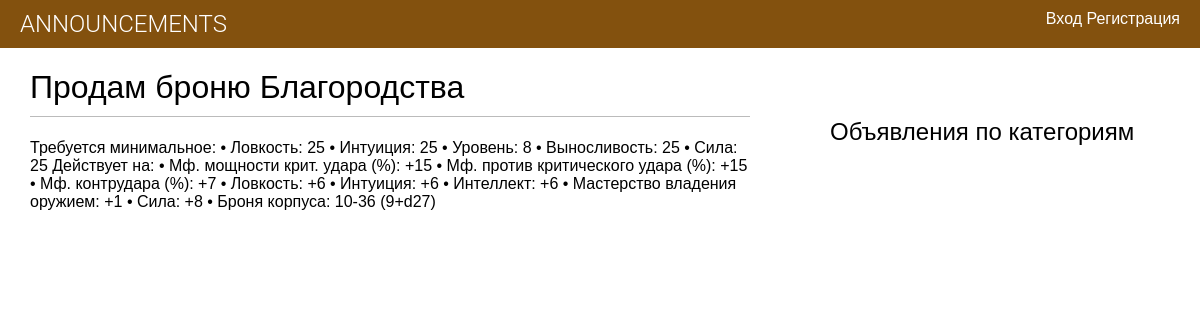
The page /4/ on the database as committed earlier.
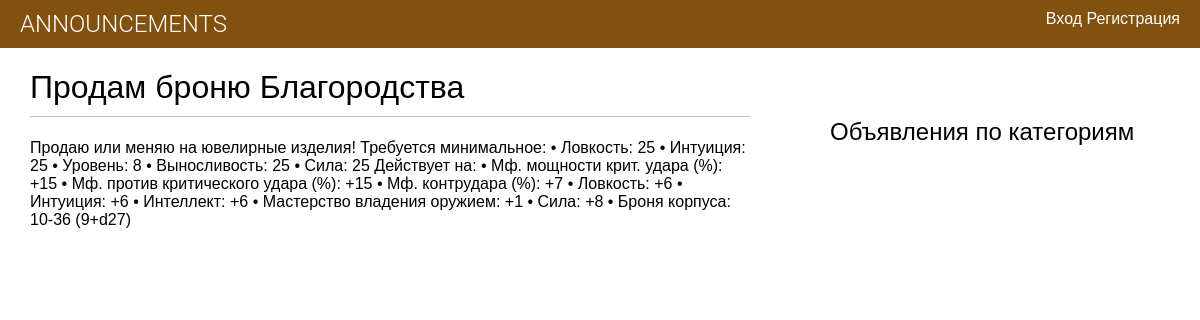
The same page on the database as committed later.
### board/models.py (models this page shows, shortened)
class Announcement(models.Model):
    title = models.CharField(max_length=250)
    author = models.ForeignKey(User, on_delete=models.CASCADE, related_name='person')
    text = models.TextField()
    image = models.ImageField(blank=True, upload_to='images/%Y/%m/%d/')
    url = models.URLField(blank=True)
    publish = models.DateTimeField(default=timezone.now)
    created = models.DateTimeField(auto_now_add=True)
    updated = models.DateTimeField(auto_now=True)
    category = models.ForeignKey('Category', on_delete=models.PROTECT, null=True, verbose_name='Категория',
                                 related_name='cats')
    class Meta:
        ordering = ['-publish']
        indexes = [models.Index(fields=['-publish'])]

### board/views.py (the view, shortened to what this page needs)
# urls.py: path('<int:pk>/', PostDetail.as_view(), name='announcement_detail'),
class PostDetail(DetailView):
    model = Announcement
    template_name = 'announcement/detail.html'
    def get_context_data(self, **kwargs):
        context = super().get_context_data(**kwargs)
        context['category'] = self.object.category
        return context

### board/templates/announcement/detail.html (shortened to what this page needs)
{% extends "default.html" %}
{% block content %}
  <h1>{{ announcement.title }}</h1>
  {{ announcement.text }}
{% endblock %}

### board/templates/default.html (shortened to what this page needs)
{% load static %}
<!DOCTYPE html> <html>
<head>
<link href="{% static "style.css" %}" rel="stylesheet">
</head>
<body>
    <div id="header">
      <a href="{% url "board:announcement_list" %}" class="logo">Announcements</a>
      <ul class="menu">
{% if request.user.is_authenticated %}
    <a href="{% url 'board:ann_create' %}">Разместить объявление</a>
    <a href="{% url 'account_logout' %}">Выйти</a>
{% else %}
    <a href="{% url 'account_login' %}" >Вход</a>   <a href="{% url 'account_signup' %}" >Регистрация</a>
{% endif %}
      </ul>
    </div>
<div id="content">
    {% block content %}
    {% endblock %}
</div>
<div id="sidebar">
<h2>Объявления по категориям</h2>
</div>
</body>
</html>

### board/static/style.css (style rules this page uses)
body { margin:0; padding:0; font-family:helvetica, sans-serif; background-color: rgb(255, 255, 255); }
a { color: rgb(9, 96, 33); text-decoration:none; }
h1 { font-weight:normal; border-bottom:1px solid #bbb; padding:0 0 10px 0; }
h2 { font-weight:normal; margin:30px 0 0; }
#content { float:left; width:60%; padding:0 0 0 30px; }
#sidebar { float:right; width:30%; padding:10px; background: #ffffff; height:100%; margin-top: 30px; }
#header { background: #83510e; overflow:auto; padding:10px 20px; }
#header .logo { text-decoration:none; font-family:'Roboto', sans-serif; font-weight:300; text-transform:uppercase; font-size:24px; color:#fff; float:left; }
#header a { color:#fff; }
#header .menu { list-style:none; float:right; margin:0; padding:0; }

Rows that differ between the two databases and show on the page:
changed Announcement "Продам броню Благородства": text "Требуется минимальное: • Ловкость:…" → "Продаю или меняю на ювелирные изделия! Требуется минимальное: • Ловкость:…"
